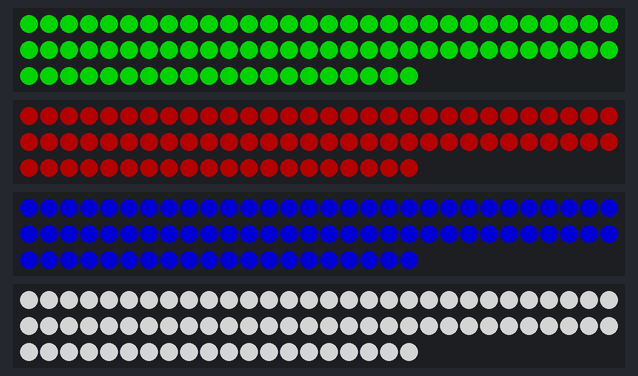
A sketch run on a simulated Arduino Uno, built with avr-gcc and run on an emulated ATmega328P. Parts: 4 × 80 RGB LEDs in strip order, left to right, continuing on the next row. Dim RGB values are drawn brighter than linear; colours are those a GRB WS2812 strip shows for the declared byte order.

Above: at 0.1 s.

The sketch:

prova.ino
```cpp
#include "FastLED.h"

#define NUM_LEDS 80
#define NUM_STRIPS 4

CRGB leds[NUM_LEDS];
CLEDController *controllers[NUM_STRIPS];
uint8_t gBrightness = 128;

void setup() {
  controllers[0] = &FastLED.addLeds<WS2812,1>(leds, NUM_LEDS);
  controllers[1] = &FastLED.addLeds<WS2812,2>(leds, NUM_LEDS);
  controllers[2] = &FastLED.addLeds<WS2812,10>(leds, NUM_LEDS);
  controllers[3] = &FastLED.addLeds<WS2812,11>(leds, NUM_LEDS);
}

void loop() {
  // draw led data for the first strand into leds
  fill_solid(leds, NUM_LEDS, CRGB::Red);
  controllers[0]->showLeds(gBrightness);

  // draw led data for the second strand into leds
  fill_solid(leds, NUM_LEDS, CRGB::Green);
  controllers[1]->showLeds(gBrightness);

  // draw led data for the third strand into leds
  fill_solid(leds, NUM_LEDS, CRGB::Blue);
  controllers[2]->showLeds(gBrightness);

  // draw led data for the first strand into leds
  fill_solid(leds, NUM_LEDS, CRGB::White);
  controllers[3]->showLeds(gBrightness);
}
```
